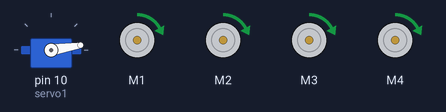
Simulated run of this sketch. Board: Arduino Uno, built with avr-gcc and run on an emulated ATmega328P. Shown: servo, 4 × DC motor (green arrow = forward, orange = backward, longer = faster). What the sketch prints to the serial monitor is not drawn.

Above: at 0.05 s.
At 0.4 s:
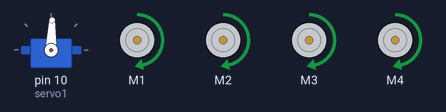
At 0.75 s:
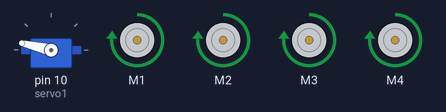
At 1.5 s:
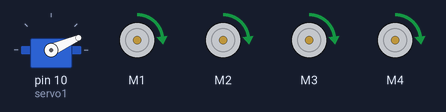
At 2.3 s:
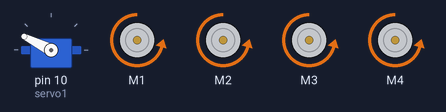
At 3.15 s:
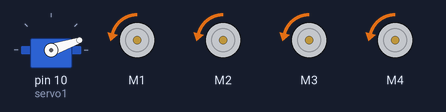
Timing chart, 0 to 7.4 s (numbered marks = the images above):
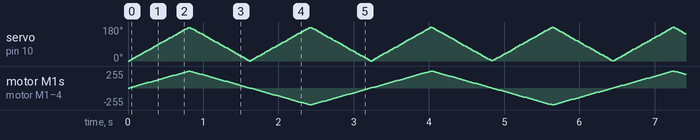

The sketch:

AHSRMotor004.ino
```cpp
/*
This is a test sketch for the Adafruit assembled Motor Shield for Arduino v2
It won't work with v1.x motor shields! Only for the v2's with built in PWM
control

For use with the Adafruit Motor Shield v2
---->  http://www.adafruit.com/products/1438

This sketch creates a fun motor party on your desk *whiirrr*
Connect a unipolar/bipolar stepper to M3/M4
Connect a DC motor to M1
Connect a hobby servo to SERVO1
*/

#include <Wire.h>
#include <Servo.h>
#include <Adafruit_MotorShield.h>

// Create the motor shield object with the default I2C address
Adafruit_MotorShield AFMS = Adafruit_MotorShield();
// Or, create it with a different I2C address (say for stacking)
// Adafruit_MotorShield AFMS = Adafruit_MotorShield(0x61);

// And connect DC motors to port M1,M2,M3 and M4
Adafruit_DCMotor *myMotor1 = AFMS.getMotor(1);
Adafruit_DCMotor *myMotor2 = AFMS.getMotor(2);
Adafruit_DCMotor *myMotor3 = AFMS.getMotor(3);
Adafruit_DCMotor *myMotor4 = AFMS.getMotor(4);

// We'll also test out the built in Arduino Servo library
Servo servo1;


void setup() {
  Serial.begin(9600);           // set up Serial library at 9600 bps
  Serial.println("MMMMotor party!");

  AFMS.begin();  // create with the default frequency 1.6KHz
  //AFMS.begin(1000);  // OR with a different frequency, say 1KHz

  // Attach a servo to pin #10
  servo1.attach(10);

  // turn on motor M1
  myMotor1->setSpeed(200);
  myMotor1->run(RELEASE);

  // turn on motor M2
  myMotor2->setSpeed(200);
  myMotor2->run(RELEASE);

  // turn on motor M3
  myMotor3->setSpeed(200);
  myMotor3->run(RELEASE);

  // turn on motor M4
  myMotor4->setSpeed(200);
  myMotor4->run(RELEASE);
}

int i;
void loop() {
  myMotor1->run(FORWARD);
  myMotor2->run(FORWARD);
  myMotor3->run(FORWARD);
  myMotor4->run(FORWARD);

  for (i=0; i<255; i++) {
    servo1.write(map(i, 0, 255, 0, 180));
    myMotor1->setSpeed(i);
    myMotor2->setSpeed(i);
    myMotor3->setSpeed(i);
    myMotor4->setSpeed(i);
    delay(3);
 }

 for (i=255; i!=0; i--) {
    servo1.write(map(i, 0, 255, 0, 180));
    myMotor1->setSpeed(i);
    myMotor2->setSpeed(i);
    myMotor3->setSpeed(i);
    myMotor4->setSpeed(i);
    delay(3);
 }

  myMotor1->run(BACKWARD);
  myMotor2->run(BACKWARD);
  myMotor3->run(BACKWARD);
  myMotor4->run(BACKWARD);

  for (i=0; i<255; i++) {
    servo1.write(map(i, 0, 255, 0, 180));
    myMotor1->setSpeed(i);
    myMotor2->setSpeed(i);
    myMotor3->setSpeed(i);
    myMotor4->setSpeed(i);
    delay(3);
 }

  for (i=255; i!=0; i--) {
    servo1.write(map(i, 0, 255, 0, 180));
    myMotor1->setSpeed(i);
    myMotor2->setSpeed(i);
    myMotor3->setSpeed(i);
    myMotor4->setSpeed(i);
    delay(3);
 }
}
```
